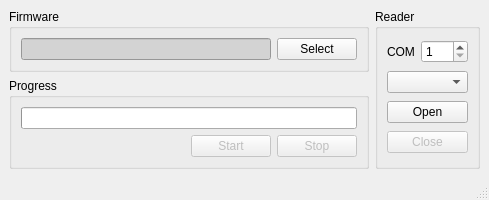
<?xml version="1.0" encoding="UTF-8"?>
<ui version="4.0">
 <class>MainWindow</class>
 <widget class="QMainWindow" name="MainWindow">
  <property name="geometry">
   <rect>
    <x>0</x>
    <y>0</y>
    <width>489</width>
    <height>187</height>
   </rect>
  </property>
  <property name="maximumSize">
   <size>
    <width>16777215</width>
    <height>187</height>
   </size>
  </property>
  <property name="windowTitle">
   <string>ReWriter</string>
  </property>
  <widget class="QWidget" name="centralwidget">
   <layout class="QHBoxLayout" name="horizontalLayout_4">
    <item>
     <layout class="QVBoxLayout" name="verticalLayout_4">
      <item>
       <widget class="QGroupBox" name="groupBox">
        <property name="title">
         <string>Firmware</string>
        </property>
        <layout class="QVBoxLayout" name="verticalLayout">
         <item>
          <layout class="QHBoxLayout" name="horizontalLayout">
           <item>
            <widget class="QLineEdit" name="firmware">
             <property name="autoFillBackground">
              <bool>false</bool>
             </property>
             <property name="styleSheet">
              <string notr="true">background-color: lightgrey;</string>
             </property>
             <property name="readOnly">
              <bool>true</bool>
             </property>
            </widget>
           </item>
           <item>
            <widget class="QPushButton" name="btSelect">
             <property name="text">
              <string>Select</string>
             </property>
            </widget>
           </item>
          </layout>
         </item>
        </layout>
       </widget>
      </item>
      <item>
       <widget class="QGroupBox" name="groupBox_3">
        <property name="title">
         <string>Progress</string>
        </property>
        <layout class="QVBoxLayout" name="verticalLayout_3">
         <item>
          <widget class="QProgressBar" name="progressbar">
           <property name="value">
            <number>0</number>
           </property>
           <property name="textVisible">
            <bool>false</bool>
           </property>
           <property name="orientation">
            <enum>Qt::Horizontal</enum>
           </property>
           <property name="invertedAppearance">
            <bool>false</bool>
           </property>
           <property name="textDirection">
            <enum>QProgressBar::TopToBottom</enum>
           </property>
          </widget>
         </item>
         <item>
          <layout class="QHBoxLayout" name="horizontalLayout_3">
           <item>
            <spacer name="horizontalSpacer">
             <property name="orientation">
              <enum>Qt::Horizontal</enum>
             </property>
             <property name="sizeHint" stdset="0">
              <size>
               <width>40</width>
               <height>20</height>
              </size>
             </property>
            </spacer>
           </item>
           <item>
            <widget class="QPushButton" name="btStart">
             <property name="enabled">
              <bool>false</bool>
             </property>
             <property name="text">
              <string>Start</string>
             </property>
            </widget>
           </item>
           <item>
            <widget class="QPushButton" name="btStop">
             <property name="enabled">
              <bool>false</bool>
             </property>
             <property name="text">
              <string>Stop</string>
             </property>
            </widget>
           </item>
          </layout>
         </item>
        </layout>
       </widget>
      </item>
     </layout>
    </item>
    <item>
     <widget class="QGroupBox" name="groupBox_2">
      <property name="title">
       <string>Reader</string>
      </property>
      <layout class="QVBoxLayout" name="verticalLayout_2">
       <item>
        <layout class="QHBoxLayout" name="horizontalLayout_2">
         <item>
          <widget class="QLabel" name="label">
           <property name="text">
            <string>COM</string>
           </property>
          </widget>
         </item>
         <item>
          <widget class="QSpinBox" name="port">
           <property name="minimum">
            <number>1</number>
           </property>
           <property name="maximum">
            <number>255</number>
           </property>
          </widget>
         </item>
        </layout>
       </item>
       <item>
        <widget class="QComboBox" name="baud"/>
       </item>
       <item>
        <widget class="QPushButton" name="btOpen">
         <property name="text">
          <string>Open</string>
         </property>
        </widget>
       </item>
       <item>
        <widget class="QPushButton" name="btClose">
         <property name="enabled">
          <bool>false</bool>
         </property>
         <property name="text">
          <string>Close</string>
         </property>
        </widget>
       </item>
      </layout>
     </widget>
    </item>
   </layout>
  </widget>
  <widget class="QStatusBar" name="statusbar"/>
 </widget>
 <resources/>
 <connections/>
</ui>
